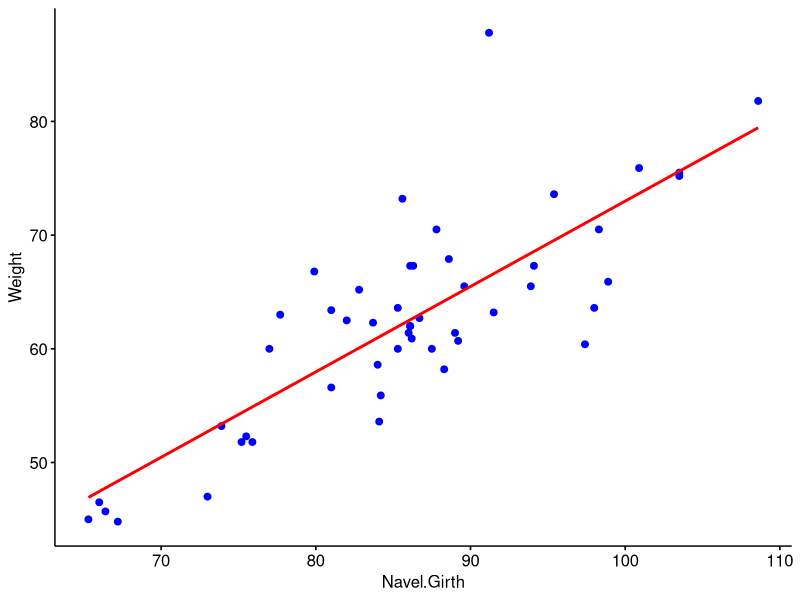
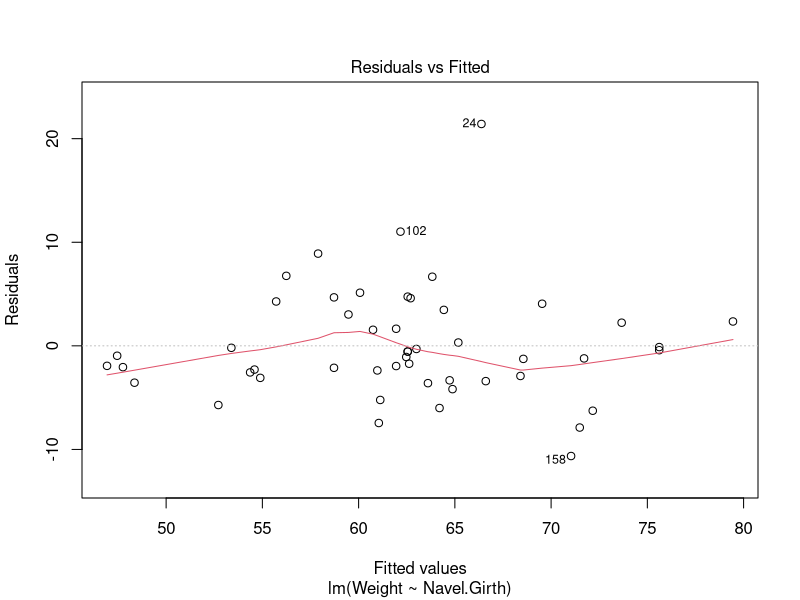
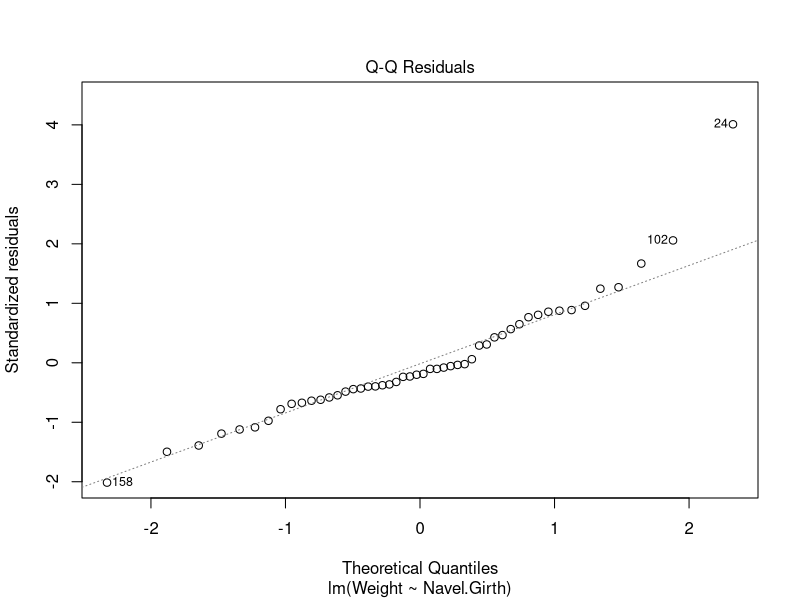
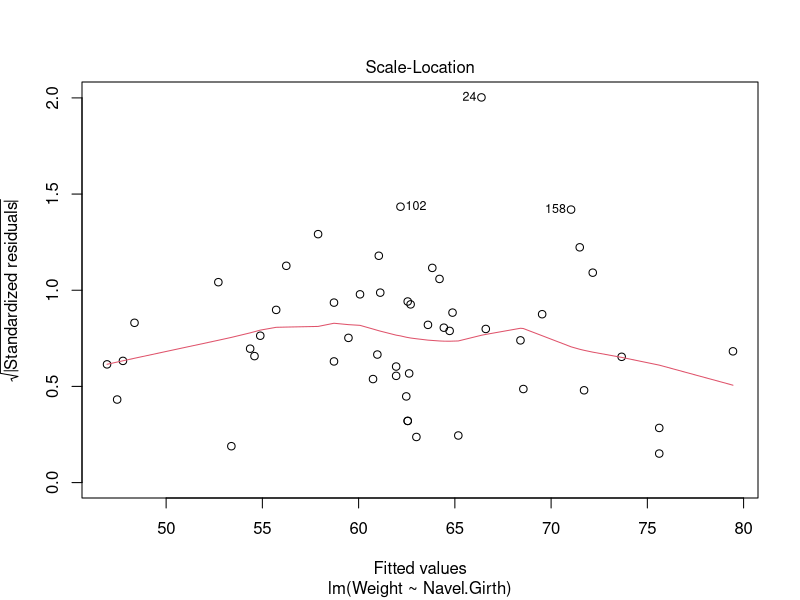
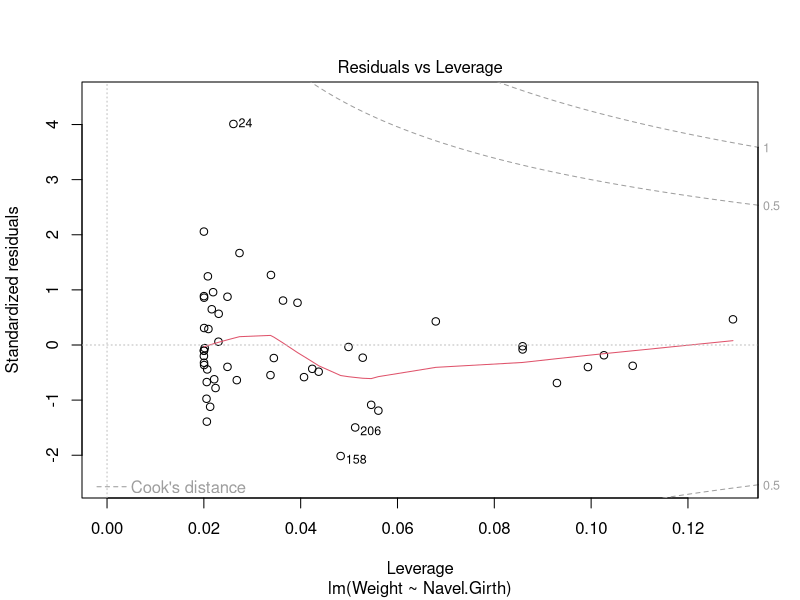
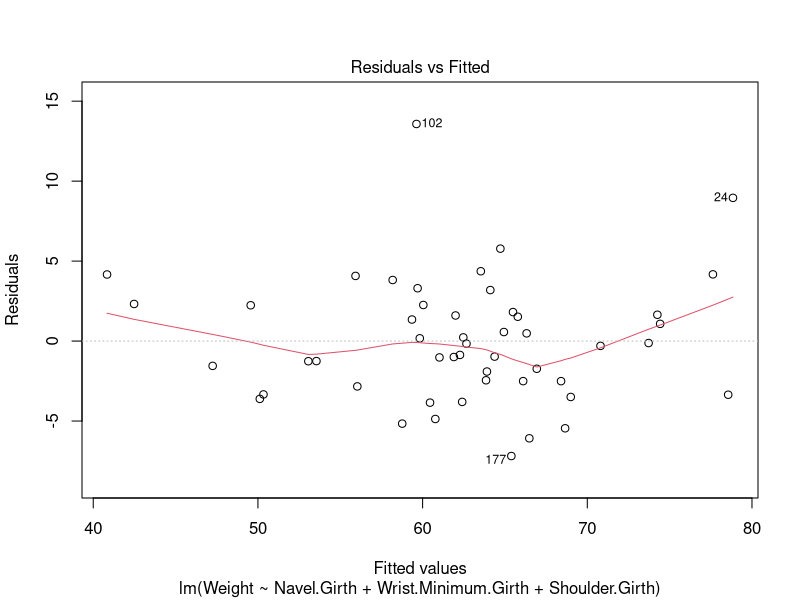
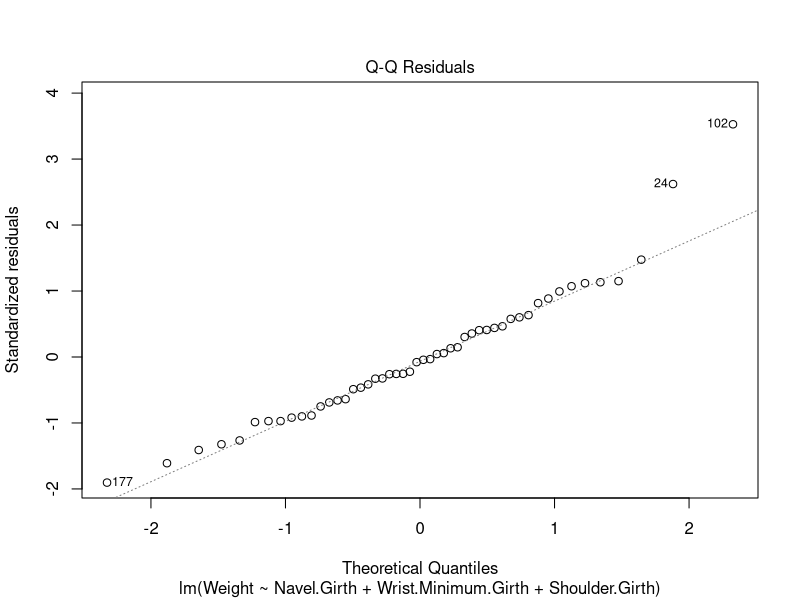
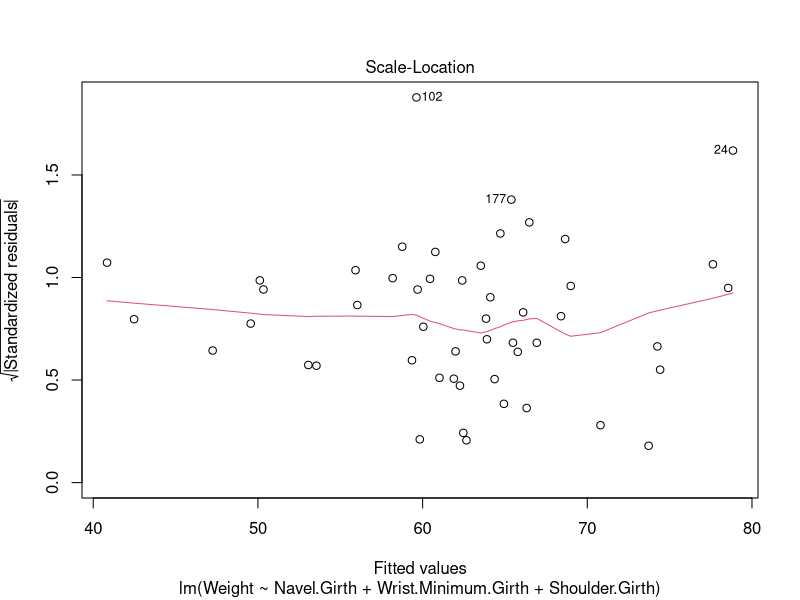

The R source for these figures, in order:
## ---- chunk 1
knitr::opts_chunk$set(echo = TRUE)
## ---- chunk 2
library(dplyr)
library(ggpubr)
## ---- chunk 3
datos <- read.csv2("EP09 Datos.csv")
head(datos)

mujeres <- filter(datos, Gender == 0)

set.seed(1624)
muestra <- mujeres[sample(nrow(mujeres), 50), ]

predictores <- sample(24, 8)
predictores

muestraP <- muestra[predictores]
head(muestraP)
## ---- chunk 4

modelo <- lm(Weight ~ Navel.Girth, data = muestra)

p <- ggscatter(muestra, x = "Navel.Girth", y = "Weight", color = "blue", fill = "blue")
p <- p + geom_smooth(method = lm, se = FALSE, colour = "red")

p

summary(modelo)
plot(modelo)
## ---- chunk 5
completo <- lm(Weight ~ Navel.Girth + Calf.Maximum.Girth + Age + Chest.diameter + Elbows.diameter + Shoulder.Girth + Chest.Girth + Bitrochanteric.diameter + Wrist.Minimum.Girth, data = muestra)
summary(completo)

add1(modelo, scope = completo)

modMejorado <- update(modelo, . ~ . + Calf.Maximum.Girth)
modMejorado <- update(modelo, . ~ . + Wrist.Minimum.Girth)
add1(modMejorado, scope = completo)
modMejorado <- update(modelo, . ~ . + Wrist.Minimum.Girth + Shoulder.Girth)
add1(modMejorado, scope = completo)


shapiro.test(modMejorado$residuals)
summary(modMejorado)
plot(modMejorado)
